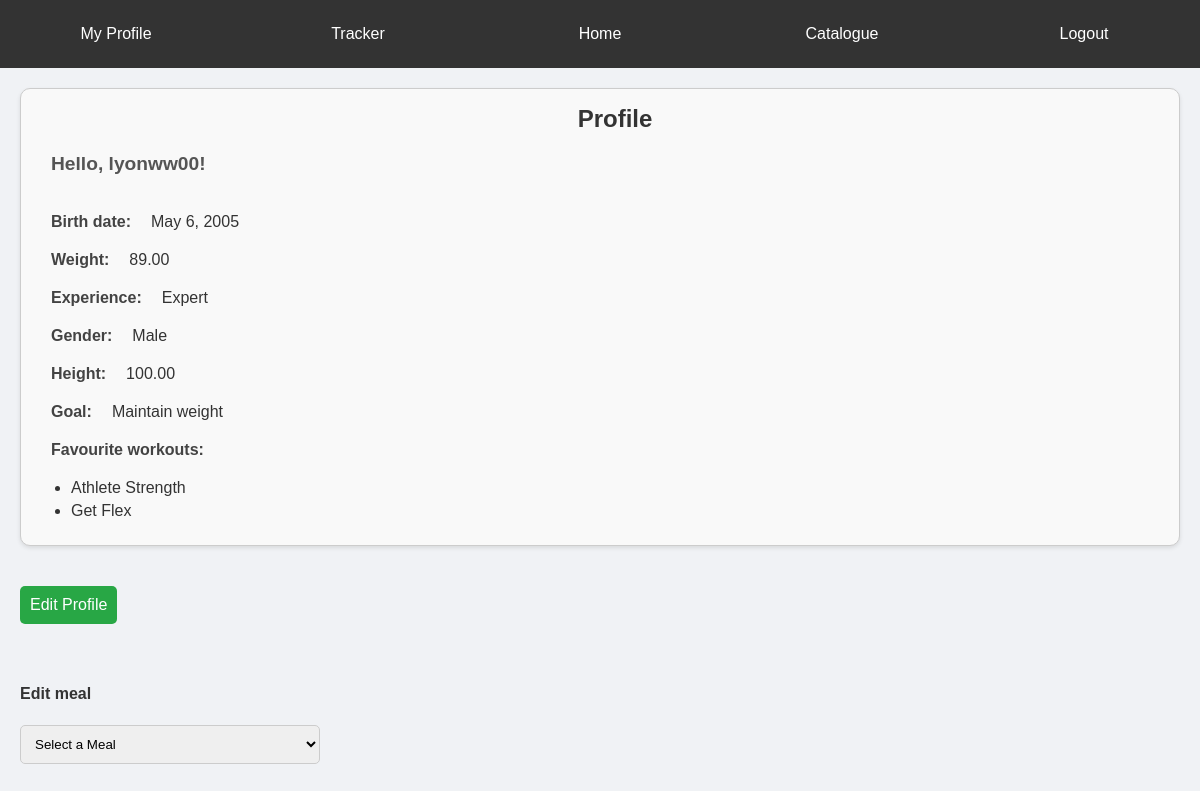
Page /fitnessTracker/profile/ (signed in) on the earlier database version.
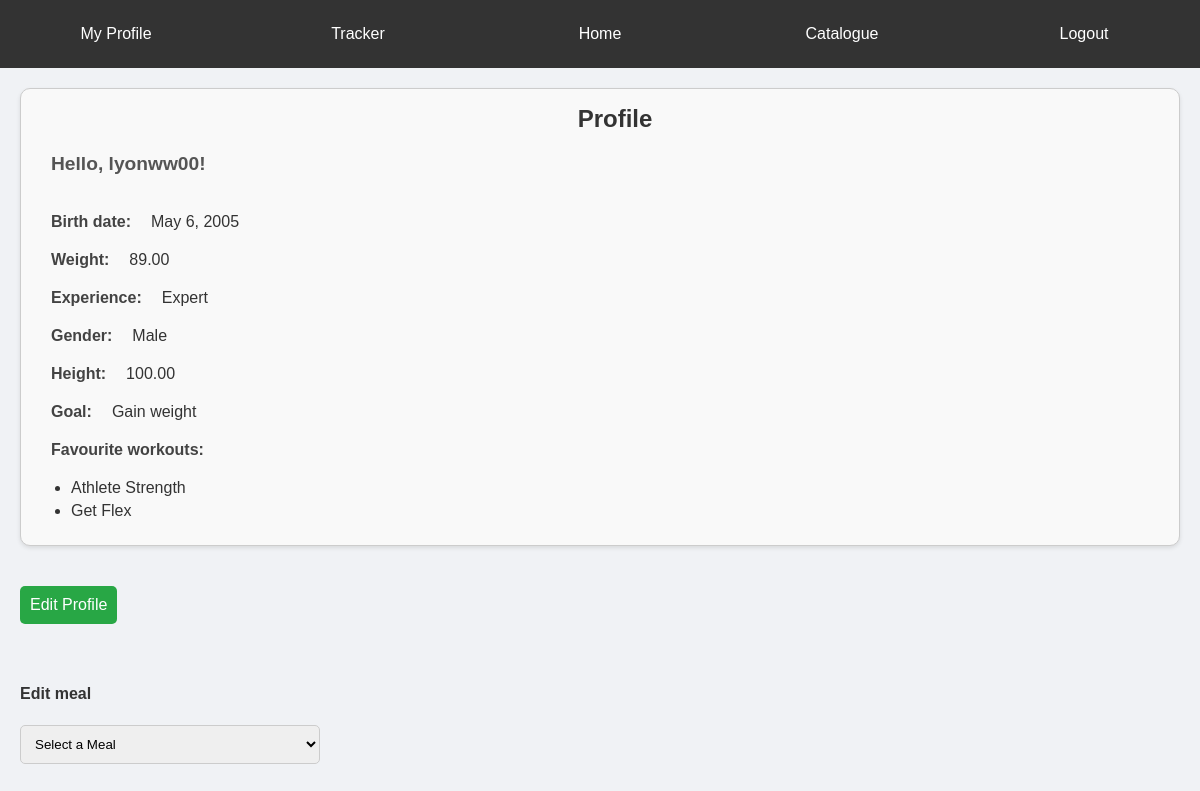
Same page on the later database version.
### fitnessTracker/models.py (models this page shows, shortened)
class UserProfile(models.Model):
    user = models.OneToOneField(User, on_delete=models.CASCADE)
    BEGINNER = "Beginner"
    INTERMEDIATE = "Intermediate"
    EXPERT = "Expert"
    EXERCISE_CHOICES = [
        (BEGINNER, "Beginner"),
        (INTERMEDIATE, "Intermediate"),
        (EXPERT, "Expert")
    ]
    MALE = "Male"
    FEMALE = "Female"
    GENDER_CHOICES = [
        (MALE, "Male"),
        (FEMALE, "Female")
    ]
    LOSE_WEIGHT = "Lose weight"
    MAINTAIN_WEIGHT = "Maintain weight"
    GAIN_WEIGHT = "Gain weight"
    GOAL_CHOICES = [
       (LOSE_WEIGHT, "Lose weight"),
       (MAINTAIN_WEIGHT, "Maintain weight"),
       (GAIN_WEIGHT, "Gain weight")
    ]
    birth_date = models.DateField(null=True, blank=True)
    gender = models.CharField(max_length=20, choices=GENDER_CHOICES, null=True, blank=True)
    experience = models.CharField(max_length=20, choices=EXERCISE_CHOICES, default=BEGINNER)
    weight = models.DecimalField(max_digits=10, decimal_places=2, null=True, blank=True)
    height = models.DecimalField(max_digits=10, decimal_places=2, null=True, blank=True)
    goal = models.CharField(max_length=20, choices=GOAL_CHOICES, null=True, blank=True)
    favourites = models.ManyToManyField(Workout)

### fitnessTracker/views.py (the view)
# urls.py: path('profile/', views.profile, name='profile'),
@login_required
def profile(request):
    context_dict ={}
    user = request.user
    context_dict['user'] = user
    context_dict['userProfile'] = UserProfile.objects.get(user = user)
    context_dict['meals'] = Meal.objects.filter(user=request.user)
    return render(request, 'fitnessTracker/profile.html', context=context_dict)

### templates/fitnessTracker/profile.html (shortened to what this page needs)
<!DOCTYPE html>
<html>
    {% extends 'fitnessTracker/base.html' %}
    {% load static %}
    {% block body_block %}
        <div class="profile-section">
                <h1>Profile</h1>
                <h2>Hello, {{ user.username }}!</h2>
                <br>
                <h4>Birth date:</h4><p id="birth_date">{{ userProfile.birth_date }}</p>
                <br>
                <h4>Weight:</h4><p id="weight">{{ userProfile.weight }}</p>
                <br>
                <h4>Experience:</h4><p id="experience">{{ userProfile.experience }}</p>
                <br>
                <h4>Gender:</h4><p id="gender">{{ userProfile.gender }}</p>
                <br>
                <h4>Height:</h4><p id="height">{{ userProfile.height }}</p>
                <br>
                <h4 id="goal">Goal: </h4><p>{{ userProfile.goal }}</p>
                <br>
                <h4>Favourite workouts:</h4>
                <ul>
                    {% for workout in userProfile.favourites.all %}
                        <li>{{ workout.name }}</li>
                    {% endfor %}
                </ul>
        </div>
        <button id="edit">Edit Profile</button>
        <div class="meal-section">
            <h4>Edit meal</h4>
            <select id="meal-select">
                <option value="">Select a Meal</option>
            </select>
        </div>
    {% endblock %}

Differences in the rows shown:
changed UserProfile "Expert": goal "Maintain weight" → "Gain weight"
